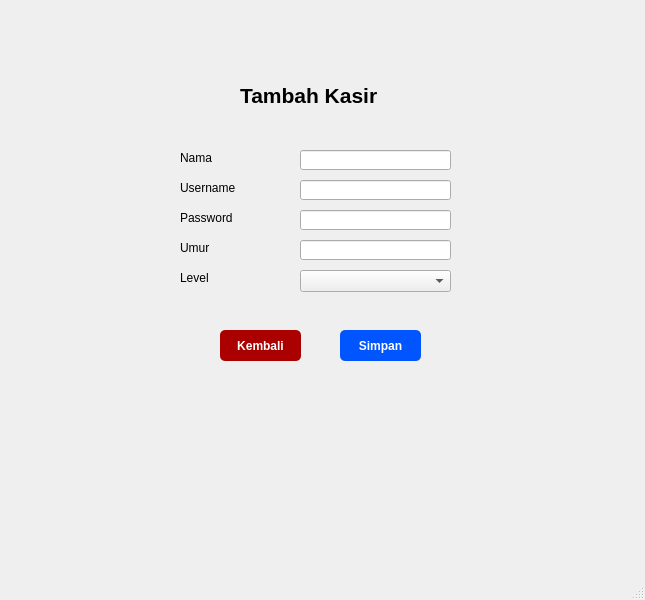
<?xml version="1.0" encoding="UTF-8"?>
<ui version="4.0">
 <class>MainWindow</class>
 <widget class="QMainWindow" name="MainWindow">
  <property name="geometry">
   <rect>
    <x>0</x>
    <y>0</y>
    <width>645</width>
    <height>600</height>
   </rect>
  </property>
  <property name="windowTitle">
   <string>MainWindow</string>
  </property>
  <widget class="QWidget" name="centralwidget">
   <widget class="QLineEdit" name="lineEdit_2">
    <property name="geometry">
     <rect>
      <x>300</x>
      <y>150</y>
      <width>151</width>
      <height>20</height>
     </rect>
    </property>
   </widget>
   <widget class="QLabel" name="label_5">
    <property name="geometry">
     <rect>
      <x>180</x>
      <y>270</y>
      <width>81</width>
      <height>16</height>
     </rect>
    </property>
    <property name="text">
     <string>Level</string>
    </property>
   </widget>
   <widget class="QPushButton" name="pushButton">
    <property name="geometry">
     <rect>
      <x>340</x>
      <y>330</y>
      <width>81</width>
      <height>31</height>
     </rect>
    </property>
    <property name="font">
     <font>
      <weight>75</weight>
      <bold>true</bold>
     </font>
    </property>
    <property name="styleSheet">
     <string notr="true">QPushButton {
    background-color: rgb(0, 85, 255);
    color: white;
    border-radius: 5px;   
    padding: 6px;           
}</string>
    </property>
    <property name="text">
     <string>Simpan</string>
    </property>
   </widget>
   <widget class="QLabel" name="label">
    <property name="geometry">
     <rect>
      <x>240</x>
      <y>70</y>
      <width>271</width>
      <height>51</height>
     </rect>
    </property>
    <property name="font">
     <font>
      <pointsize>16</pointsize>
      <weight>75</weight>
      <bold>true</bold>
     </font>
    </property>
    <property name="text">
     <string>Tambah Kasir</string>
    </property>
   </widget>
   <widget class="QLineEdit" name="lineEdit">
    <property name="geometry">
     <rect>
      <x>300</x>
      <y>210</y>
      <width>151</width>
      <height>20</height>
     </rect>
    </property>
   </widget>
   <widget class="QLabel" name="label_2">
    <property name="geometry">
     <rect>
      <x>180</x>
      <y>210</y>
      <width>81</width>
      <height>16</height>
     </rect>
    </property>
    <property name="text">
     <string>Password</string>
    </property>
   </widget>
   <widget class="QLabel" name="label_3">
    <property name="geometry">
     <rect>
      <x>180</x>
      <y>150</y>
      <width>81</width>
      <height>16</height>
     </rect>
    </property>
    <property name="text">
     <string>Nama</string>
    </property>
   </widget>
   <widget class="QComboBox" name="comboBox">
    <property name="geometry">
     <rect>
      <x>300</x>
      <y>270</y>
      <width>151</width>
      <height>22</height>
     </rect>
    </property>
   </widget>
   <widget class="QLineEdit" name="lineEdit_3">
    <property name="geometry">
     <rect>
      <x>300</x>
      <y>240</y>
      <width>151</width>
      <height>20</height>
     </rect>
    </property>
   </widget>
   <widget class="QPushButton" name="pushButton_2">
    <property name="geometry">
     <rect>
      <x>220</x>
      <y>330</y>
      <width>81</width>
      <height>31</height>
     </rect>
    </property>
    <property name="font">
     <font>
      <weight>75</weight>
      <bold>true</bold>
     </font>
    </property>
    <property name="styleSheet">
     <string notr="true">QPushButton {
    background-color: rgb(170, 0, 0);
    color: white;
    border-radius: 5px;   
    padding: 6px;           
}</string>
    </property>
    <property name="text">
     <string>Kembali</string>
    </property>
   </widget>
   <widget class="QLabel" name="label_4">
    <property name="geometry">
     <rect>
      <x>180</x>
      <y>240</y>
      <width>81</width>
      <height>16</height>
     </rect>
    </property>
    <property name="text">
     <string>Umur</string>
    </property>
   </widget>
   <widget class="QLabel" name="label_6">
    <property name="geometry">
     <rect>
      <x>180</x>
      <y>180</y>
      <width>81</width>
      <height>16</height>
     </rect>
    </property>
    <property name="text">
     <string>Username</string>
    </property>
   </widget>
   <widget class="QLineEdit" name="lineEdit_4">
    <property name="geometry">
     <rect>
      <x>300</x>
      <y>180</y>
      <width>151</width>
      <height>20</height>
     </rect>
    </property>
   </widget>
  </widget>
  <widget class="QMenuBar" name="menubar">
   <property name="geometry">
    <rect>
     <x>0</x>
     <y>0</y>
     <width>645</width>
     <height>21</height>
    </rect>
   </property>
  </widget>
  <widget class="QStatusBar" name="statusbar"/>
 </widget>
 <resources/>
 <connections/>
</ui>
